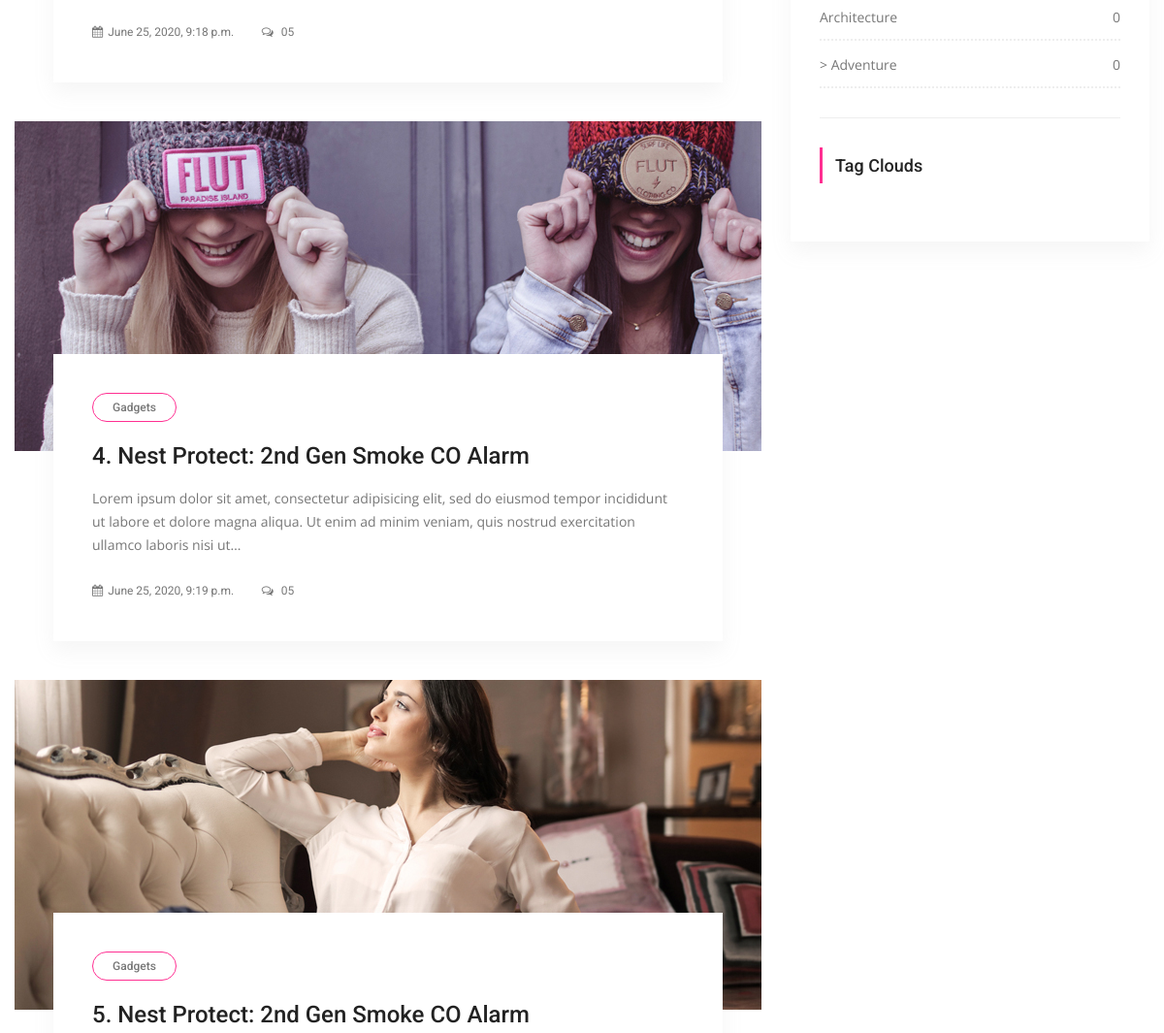
The app's page / (middle part), older data.
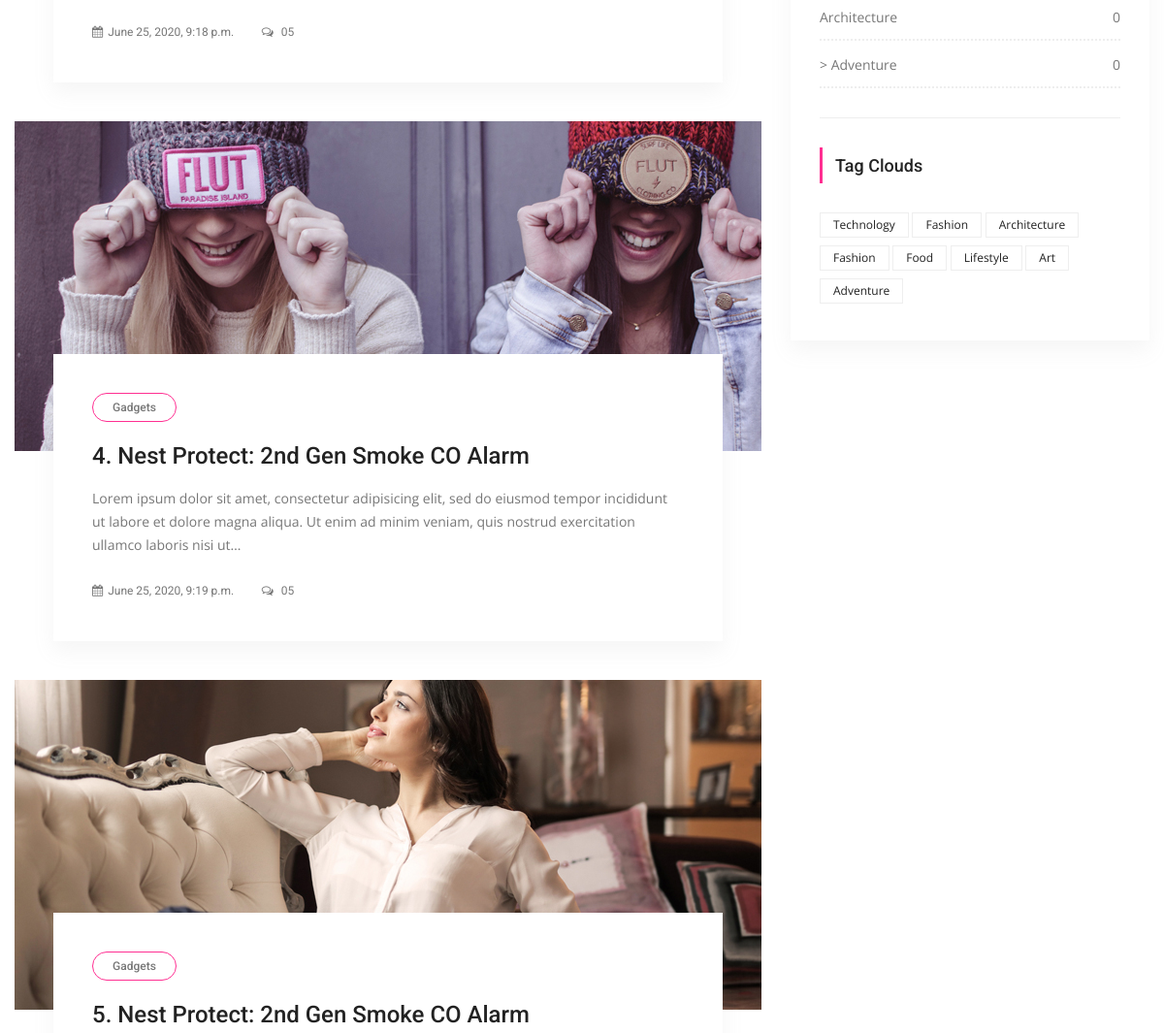
The same page, newer data.
### posts/models.py (models this page shows, shortened)
class Post(models.Model):
	title 	= models.CharField(max_length=150)
	content 	= models.TextField()
	publishing_date = models.DateTimeField(auto_now_add=True)
	image 	= models.ImageField(blank=True, null=True, upload_to="uploads/")
	user 		= models.ForeignKey(settings.AUTH_USER_MODEL, on_delete=models.CASCADE)
	slug 		= models.SlugField(default='slug', editable=False)
	category = models.ForeignKey(
					Category,
					on_delete=models.CASCADE,
					default=1,
					related_name="posts")
	tag 		= models.ManyToManyField(Tag, related_name="posts", blank=True)
	slider_post = models.BooleanField(default=False)

class Category(models.Model):
	title 	= models.CharField(max_length=150)
	slug 		= models.SlugField(editable=False)
	def post_count(self):
		return self.posts.all().count()

class Tag(models.Model):
	title = models.CharField(max_length=50)
	slug  = models.SlugField(editable=False)

### posts/views.py (the view)
# urls.py: path('', IndexView.as_view(), name="index"),
class IndexView(ListView):
	template_name 	= "posts/index.html"
	model = Post
	context_object_name = 'posts'
	def get_context_data(self, *, object_list=None, **kwargs):
		context = super(IndexView, self).get_context_data(**kwargs)
		context['slider_posts'] = Post.objects.all().filter(slider_post=True)
		return context

### posts/templatetags/custom_tags.py (called while the page is built)
@register.simple_tag(name="categories")
def all_categories():
	return Category.objects.all()

@register.simple_tag(name="tags")
def all_tags():
	return Tag.objects.all()

### templates/posts/index.html (shortened to what this page needs)
{% extends "base.html" %}
{% load static %}
{% block content %}
   <section class="blog_area p_120">
      <div class="container">
         <div class="row">
            <div class="col-lg-8">
               <div class="blog_left_sidebar">
                  {% for post in posts %}
                     <article class="blog_style1">
                        <div class="blog_img">
                           <img class="img-fluid" src="{{ post.image.url }}" alt="">
                        </div>
                        <div class="blog_text">
                           <div class="blog_text_inner">
                              <a class="cat" href="#">Gadgets</a>
                              <a href="{% url 'detail' pk=post.pk slug=post.slug %}">
                                 <h4>{{post.title}}</h4>
                              </a>
                              <p>{{post.content|truncatechars:200}}</p>
                              <div class="date">
                                 <a href="#"><i class="fa fa-calendar" aria-hidden="true"></i>{{post.publishing_date}}</a>
                                 <a href="#"><i class="fa fa-comments-o" aria-hidden="true"></i> 05</a>
                              </div>
                           </div>
                        </div>
                     </article>
                  {% endfor %}
               </div>
            </div>
            {% include 'right_side.html' %}
         </div>
      </div>
   </section>
{% endblock content %}

### templates/right_side.html (shortened to what this page needs)
{% load static %}
{% load custom_tags %}
<div class="col-lg-4">
   <div class="blog_right_sidebar">
      <aside class="single_sidebar_widget post_category_widget">
         <ul class="list cat-list">
            {% categories as category %}
            {% for cat in category %}
            <li>
               <a href="{% url 'category_detail'  pk=cat.id slug=cat.slug %}" class="d-flex justify-content-between">
                  <p>{{ cat.title }}</p>
                  <p>{{ cat.post_count }}</p>
               </a>
            </li>
            {% endfor %}
         </ul>
         <div class="br"></div>
      </aside>
      <aside class="single-sidebar-widget tag_cloud_widget">
         <h4 class="widget_title">Tag Clouds</h4>
         <ul class="list">
            {% tags as lebels %}
            {% for label in lebels %}
               <li>
                  <a href="{% url 'tag_detail' label.slug %}">
                     {{ label.title }}
                  </a>
               </li>
            {% endfor %}
         </ul>
      </aside>
   </div>
</div>

Row changes from the older to the newer data that the page shows:
added Tag: title "Technology"
added Tag: title "Fashion"
added Tag: title "Architecture"
added Tag: title "Fashion"
added Tag: title "Food"
added Tag: title "Lifestyle"
added Tag: title "Art"
added Tag: title "Adventure"
